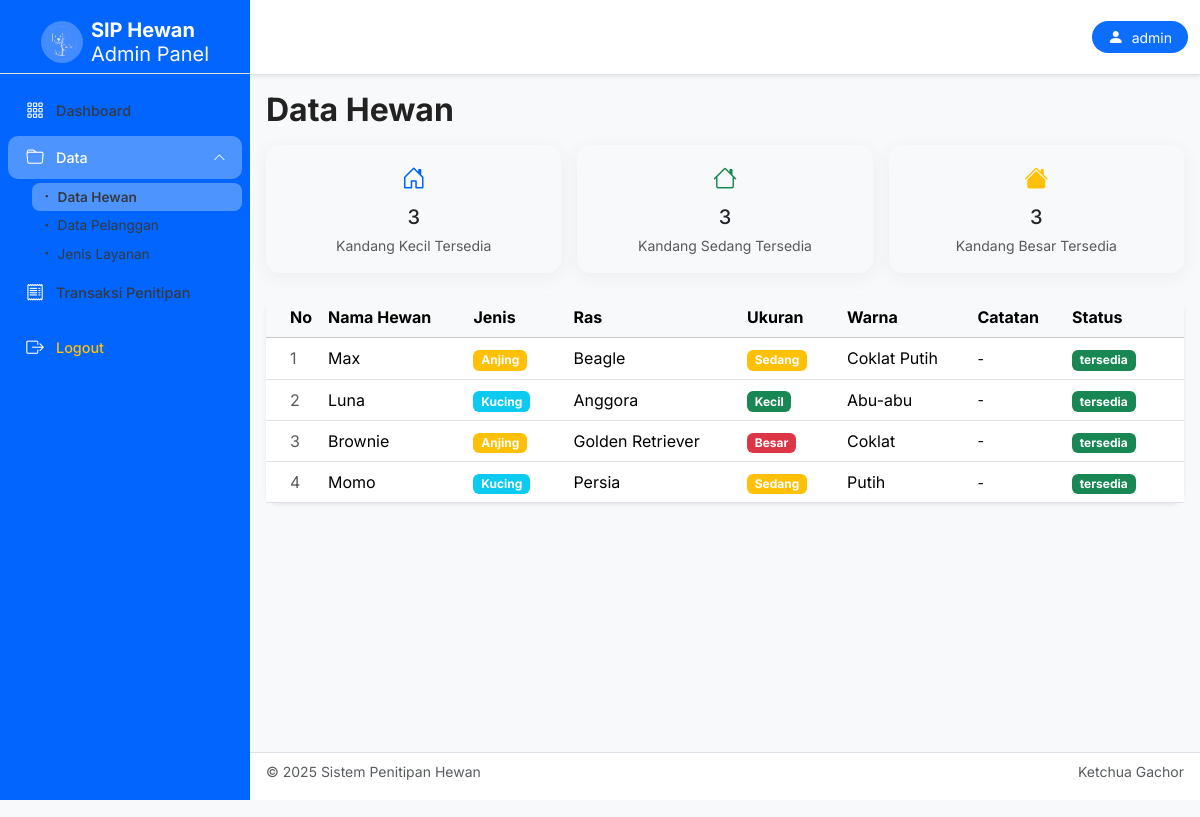
The app's page /index.php?page=hewan with its own data.
### tables this page shows
CREATE TABLE hewan (
    id_hewan INT AUTO_INCREMENT PRIMARY KEY,
    id_pelanggan INT NOT NULL,
    nama_hewan VARCHAR(100) NOT NULL,
    jenis ENUM('Kucing', 'Anjing') NOT NULL,
    ras VARCHAR(50),
    ukuran ENUM('Kecil', 'Sedang', 'Besar'),
    warna VARCHAR(50),
    catatan TEXT,
    status ENUM('tersedia', 'sedang_dititipkan', 'sudah_diambil') DEFAULT 'tersedia',
    created_at TIMESTAMP DEFAULT CURRENT_TIMESTAMP,
    updated_at TIMESTAMP DEFAULT CURRENT_TIMESTAMP ON UPDATE CURRENT_TIMESTAMP,
    FOREIGN KEY (id_pelanggan) REFERENCES pelanggan(id_pelanggan) ON DELETE CASCADE,
    INDEX idx_pelanggan (id_pelanggan),
    INDEX idx_jenis (jenis),
    INDEX idx_status (status)
);

### config/database.php (called while the page is built, shortened)
<?php
$dotenv = Dotenv\Dotenv::createImmutable(__DIR__ . "/../");
function getDatabaseConfig() {
    return [
        'driver' => getenv('DB_DRIVER') ?: 'mysql',
        'host' => getenv('DB_HOST') ?: 'localhost',
        'port' => getenv('DB_PORT') ?: '3306',
        'sslmode' => getenv('DB_SSLMODE') ?: 'disable',
        'dbname' => getenv('DB_NAME') ?: 'penitipan_hewan',
        'username' => getenv('DB_USER') ?: 'root',
        'password' => getenv('DB_PASS') ?: '',
    ];
}

### core/Database.php (called while the page is built, shortened)
<?php
class Database {
    private $connection;
    public function __construct() {
        require_once __DIR__ . '/../config/database.php';
        $config = getDatabaseConfig();
        $this->host = $config['host'];
        $this->username = $config['username'];
        $this->password = $config['password'];
        $this->database = $config['dbname'];
        $this->port = $config['port'];
        try {
            $dsn = "{$config['driver']}:host={$this->host};port={$this->port};dbname={$this->database};sslmode={$config['sslmode']}";
            $options = [
                PDO::ATTR_ERRMODE           => PDO::ERRMODE_EXCEPTION,
                PDO::ATTR_DEFAULT_FETCH_MODE => PDO::FETCH_ASSOC,
                PDO::ATTR_EMULATE_PREPARES => false,
                PDO::MYSQL_ATTR_INIT_COMMAND => "SET NAMES utf8mb4",
            ];
            $this->connection = new PDO($dsn, $this->username, $this->password, $options);
        } catch (PDOException $e) {
            die("Connection failed: " . $e->getMessage() .
                "<br>Host: {$this->host}, DB: {$this->database}, Port: {$this->port}");
        }
    }
    public function query($sql, $params = []) {
        try {
            $stmt = $this->connection->prepare($sql);
            $stmt->execute($params);
            return $stmt;
        } catch (PDOException $e) {
            die("Query failed: " . $e->getMessage() . " - SQL: " . $sql);
        }
    }
}

### models/Kandang.php (called while the page is built, shortened)
<?php
require_once __DIR__ . '/../core/Database.php';
class Kandang
{
    private $db;
    public function __construct()
    {
        $this->db = new Database();
    }
    public function countByType()
    {
        try {
            $sql = "SELECT tipe, COUNT(*) as jumlah
                    FROM kandang
                    WHERE status = 'tersedia'
                    GROUP BY tipe";
            $stmt = $this->db->query($sql);
            $result = $stmt->fetchAll();
            $counts = [];
            foreach ($result as $row) {
                $counts[$row['tipe']] = $row['jumlah'];
            }
            return $counts;
        } catch (Exception $e) {
            error_log("Error countByType kandang: " . $e->getMessage());
            return ['Kecil' => 0, 'Sedang' => 0, 'Besar' => 0];
        }
    }
}
?>

### models/Hewan.php (called while the page is built, shortened)
<?php
require_once __DIR__ . '/../core/Database.php';
class Hewan
{
    private $db;
    public function __construct()
    {
        $this->db = new Database();
    }
    public function getAll()
{
    try {
        $sql = "SELECT
                    h.id_hewan as id,
                    h.nama_hewan as nama,
                    h.jenis,
                    h.ras,
                    h.ukuran,
                    h.warna,
                    h.catatan,
                    h.status,
                    p.nama_pelanggan as pemilik
                FROM hewan h
                LEFT JOIN pelanggan p ON h.id_pelanggan = p.id_pelanggan
                ORDER BY h.id_hewan DESC";
        $stmt = $this->db->query($sql);
        return $stmt->fetchAll();
    } catch (Exception $e) {
        error_log("Error get all hewan: " . $e->getMessage());
        return [];
    }
}
}

### views/hewan.php (the view, shortened to what this page needs)
<?php
include __DIR__ . '/template/header.php';
require_once __DIR__ . '/../models/Hewan.php';
require_once __DIR__ . '/../models/Kandang.php';
$hewanModel = new Hewan();
$kandangModel = new Kandang();
$hewanList = $hewanModel->getAll();
$kandangCounts = $kandangModel->countByType();
$totalkandangKecil = $kandangCounts['Kecil'] ?? 0;
$totalkandangSedang = $kandangCounts['Sedang'] ?? 0;
$totalkandangBesar = $kandangCounts['Besar'] ?? 0;
?>
<h2 class="mb-3">Data Hewan</h2>
<div class="row g-3 mb-4">
    <div class="col-md-4">
        <div class="card bg-light border-0">
            <div class="card-body text-center py-3">
                <i class="bi bi-house-door text-primary fs-4"></i>
                <h5 class="mt-2 mb-1"><?= $totalkandangKecil ?></h5>
                <small class="text-muted">Kandang Kecil Tersedia</small>
            </div>
        </div>
    </div>
    <div class="col-md-4">
        <div class="card bg-light border-0">
            <div class="card-body text-center py-3">
                <i class="bi bi-house text-success fs-4"></i>
                <h5 class="mt-2 mb-1"><?= $totalkandangSedang ?></h5>
                <small class="text-muted">Kandang Sedang Tersedia</small>
            </div>
        </div>
    </div>
    <div class="col-md-4">
        <div class="card bg-light border-0">
            <div class="card-body text-center py-3">
                <i class="bi bi-house-fill text-warning fs-4"></i>
                <h5 class="mt-2 mb-1"><?= $totalkandangBesar ?></h5>
                <small class="text-muted">Kandang Besar Tersedia</small>
            </div>
        </div>
    </div>
</div>
<div class="card shadow-sm">
    <div class="card-body p-0">
        <div class="table-responsive">
            <table class="table mb-0 align-middle">
                <thead class="table-light">
                    <tr>
                        <th style="width: 50px;">No</th>
                        <th>Nama Hewan</th>
                        <th style="width: 100px;">Jenis</th>
                        <th>Ras</th>
                        <th style="width: 100px;">Ukuran</th>
                        <th>Warna</th>
                        <th>Catatan</th>
                        <th style="width: 120px;">Status</th>
                    </tr>
                </thead>
                <tbody id="hewanTableBody">
                    <?php if (empty($hewanList)): ?>
                        <tr>
                            <td colspan="8" class="text-center text-muted py-4">
                                <div class="d-flex flex-column align-items-center">
                                    <i class="bi bi-inbox fs-3 mb-1"></i>
                                    <span>Belum ada data hewan.</span>
                                </div>
                            </td>
                        </tr>
                    <?php else: ?>
                        <?php $counter = 1; ?>
                        <?php foreach ($hewanList as $h): ?>
                            <tr>
                                <td class="text-muted"><?= $counter++; ?></td>
                                <td><?= htmlspecialchars($h['nama'] ?? ''); ?></td>
                                <td>
                                    <?php
                                    $jenis = $h['jenis'] ?? '';
                                    $badgeClass = $jenis === 'Kucing' ? 'bg-info' : 'bg-warning';
                                    ?>
                                    <span class="badge <?= $badgeClass ?>"><?= htmlspecialchars($jenis); ?></span>
                                </td>
                                <td><?= htmlspecialchars($h['ras'] ?? '-'); ?></td>
                                <td>
                                    <?php
                                    $ukuran = $h['ukuran'] ?? '';
                                    $ukuranClass = '';
                                    if ($ukuran === 'Kecil') $ukuranClass = 'bg-success';
                                    if ($ukuran === 'Sedang') $ukuranClass = 'bg-warning';
                                    if ($ukuran === 'Besar') $ukuranClass = 'bg-danger';
                                    ?>
                                    <span class="badge <?= $ukuranClass ?>"><?= htmlspecialchars($ukuran); ?></span>
                                </td>
                                <td><?= htmlspecialchars($h['warna'] ?? '-'); ?></td>
                                <td class="small"><?= htmlspecialchars($h['catatan'] ?? '-'); ?></td>
                                <td>
                                    <?php
                                    $status = $h['status'] ?? '';
                                    $statusClass = 'bg-secondary';
                                    if ($status === 'tersedia') $statusClass = 'bg-success';
                                    ?>
                                    <span class="badge <?= $statusClass ?>"><?= htmlspecialchars($status); ?></span>
                                </td>
                            </tr>
                        <?php endforeach; ?>
                    <?php endif; ?>
                </tbody>
            </table>
        </div>
    </div>
</div>
<?php include __DIR__ . '/template/footer.php'; ?>

### records on screen
hewan: nama_hewan "Max", jenis "Anjing", ras "Beagle", ukuran "Sedang", warna "Coklat Putih", catatan "-", status "tersedia"
hewan: nama_hewan "Luna", jenis "Kucing", ras "Anggora", ukuran "Kecil", warna "Abu-abu", catatan "-", status "tersedia"
hewan: nama_hewan "Brownie", jenis "Anjing", ras "Golden Retriever", ukuran "Besar", warna "Coklat", catatan "-", status "tersedia"
hewan: nama_hewan "Momo", jenis "Kucing", ras "Persia", ukuran "Sedang", warna "Putih", catatan "-", status "tersedia"

### other values on screen
$_SESSION['user']['username'] "admin"
$totalkandangKecil "3"
$totalkandangSedang "3"
$totalkandangBesar "3"
